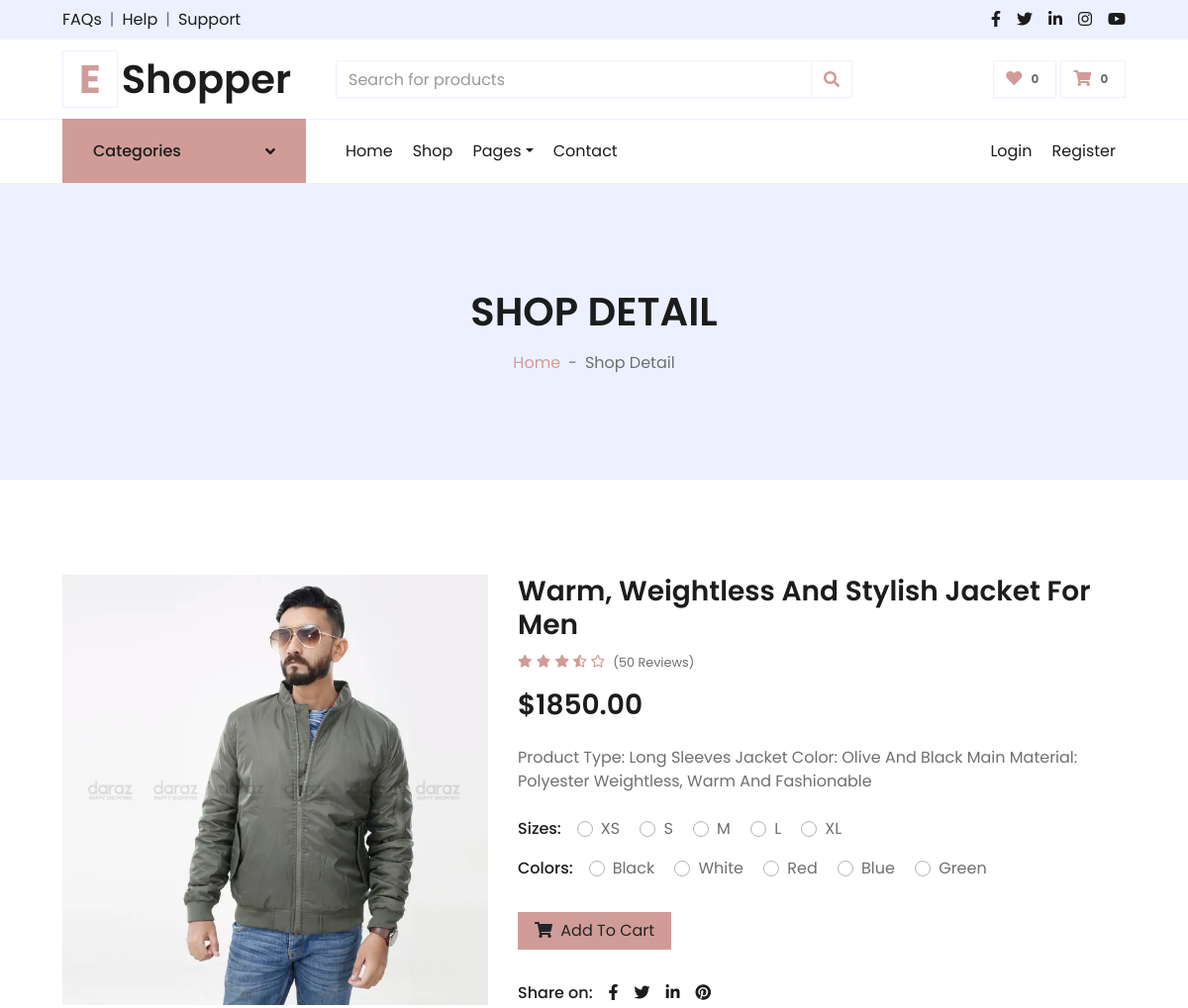
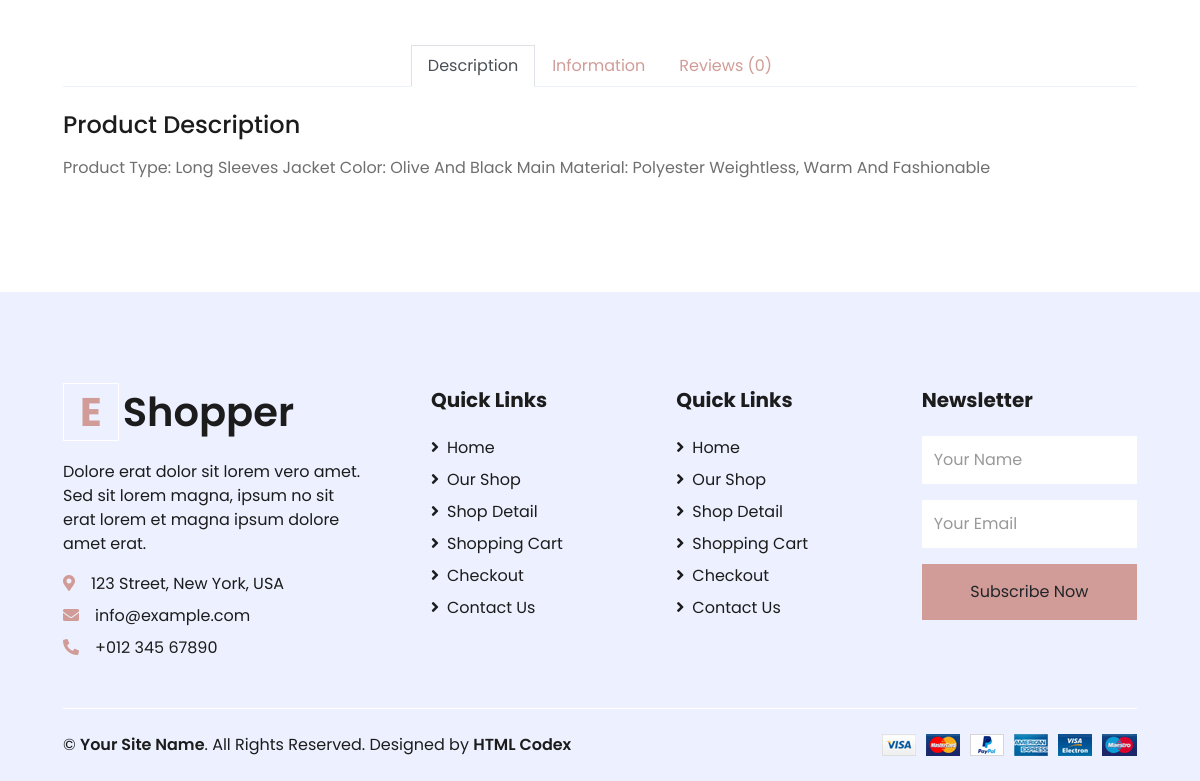
The app's page /store/mens-jacket/warm-weightless-and-stylish-jacket-for-men/ with its own data (2 pictures, top to bottom).
### store/models.py (models this page shows, shortened)
class Product(models.Model):
    name = models.CharField(max_length=100)
    slug = models.SlugField(max_length=150,unique=True)
    desc = models.TextField(blank=True)
    price = models.DecimalField(max_digits=10,decimal_places=2)
    image = models.ImageField(upload_to='images/product',blank=True)
    category = models.ForeignKey(Category,on_delete=models.CASCADE)
    is_available = models.BooleanField(default=True)
    stock = models.IntegerField()
    created_at = models.DateTimeField(auto_now_add=True)
    updated_at = models.DateTimeField(auto_now=True)

### store/views.py (the view)
# urls.py: path('<slug:category_slug>/<slug:product_slug>/',views.product_details,name='product_details'),
def product_details(request, category_slug, product_slug):
    try:
        product = Product.objects.get(category__slug=category_slug,slug=product_slug)
        in_cart = CartItem.objects.filter(cart__cart_id = _cart_id(request),product=product).exists()
    except:
        pass
    context = {
        'product': product,
        'in_cart': in_cart,
    }
    return render(request,'store/product_details.html',context)

### cart_app/context_processor.py (called while the page is built)
def counter(request):
    item_count = 0
    try:
        cart = Cart.objects.filter(cart_id = _cart_id(request))
        cart_item = CartItem.objects.all().filter(cart=cart[:1])
        for item in cart_item:
            item_count += item.quantity
    except:
        item_count = 0
    return dict(item_count=item_count)

### cart_app/views.py (called while the page is built)
def _cart_id(request):
    cart = request.session.session_key
    if not cart:
        cart = request.session.create()
    return cart

### category/context_processor.py (called while the page is built)
def get_category(request):
    category = Category.objects.all()
    return dict(category=category)

### templates/store/product_details.html (shortened to what this page needs)
{% extends 'base.html' %}
{% load static %}
{% block content %}
<div class="container-fluid">
    <div class="row border-top px-xl-5">
        <div class="col-lg-3 d-none d-lg-block">
            <a class="btn shadow-none d-flex align-items-center justify-content-between bg-primary text-white w-100" data-toggle="collapse" href="#navbar-vertical" style="height: 65px; margin-top: -1px; padding: 0 30px;">
                <h6 class="m-0">Categories</h6>
                <i class="fa fa-angle-down text-dark"></i>
            </a>
        </div>
        <div class="col-lg-9">
            <nav class="navbar navbar-expand-lg bg-light navbar-light py-3 py-lg-0 px-0">
                <div class="collapse navbar-collapse justify-content-between" id="navbarCollapse">
                    <div class="navbar-nav mr-auto py-0">
                        <a href="{% url 'home' %}" class="nav-item nav-link">Home</a>
                        <a href="{% url 'store' %}" class="nav-item nav-link">Shop</a>
                        <div class="nav-item dropdown">
                            <a href="#" class="nav-link dropdown-toggle" data-toggle="dropdown">Pages</a>
                        </div>
                        <a href="contact.html" class="nav-item nav-link">Contact</a>
                    </div>
                    <div class="navbar-nav ml-auto py-0">
                        <a href="" class="nav-item nav-link">Login</a>
                        <a href="" class="nav-item nav-link">Register</a>
                    </div>
                </div>
            </nav>
        </div>
    </div>
</div>
    <div class="container-fluid bg-secondary mb-5">
        <div class="d-flex flex-column align-items-center justify-content-center" style="min-height: 300px">
            <h1 class="font-weight-semi-bold text-uppercase mb-3">Shop Detail</h1>
            <div class="d-inline-flex">
                <p class="m-0"><a href="">Home</a></p>
                <p class="m-0 px-2">-</p>
                <p class="m-0">Shop Detail</p>
            </div>
        </div>
    </div>
     <div class="container-fluid py-5">
        <div class="row px-xl-5">
            <div class="col-lg-5 pb-5">
                <img class="w-100 h-100" src="{{product.image.url}}" alt="Image">
            </div>
            <div class="col-lg-7 pb-5">
                <h3 class="font-weight-semi-bold">{{product.name}}</h3>
                <div class="d-flex mb-3">
                    <div class="text-primary mr-2">
                        <small class="fas fa-star"></small>
                        <small class="fas fa-star"></small>
                        <small class="fas fa-star"></small>
                        <small class="fas fa-star-half-alt"></small>
                        <small class="far fa-star"></small>
                    </div>
                    <small class="pt-1">(50 Reviews)</small>
                </div>
                <h3 class="font-weight-semi-bold mb-4">${{product.price}}</h3>
                <p class="mb-4">{{product.desc}}</p>
                <div class="d-flex mb-3">
                    <p class="text-dark font-weight-medium mb-0 mr-3">Sizes:</p>
                    <form>
                        <div class="custom-control custom-radio custom-control-inline">
                            <label class="custom-control-label" for="size-1">XS</label>
                        </div>
                        <div class="custom-control custom-radio custom-control-inline">
                            <label class="custom-control-label" for="size-2">S</label>
                        </div>
                        <div class="custom-control custom-radio custom-control-inline">
                            <label class="custom-control-label" for="size-3">M</label>
                        </div>
                        <div class="custom-control custom-radio custom-control-inline">
                            <label class="custom-control-label" for="size-4">L</label>
                        </div>
                        <div class="custom-control custom-radio custom-control-inline">
                            <label class="custom-control-label" for="size-5">XL</label>
                        </div>
                    </form>
                </div>
                <div class="d-flex mb-4">
                    <p class="text-dark font-weight-medium mb-0 mr-3">Colors:</p>
                    <form>
                        <div class="custom-control custom-radio custom-control-inline">
                            <label class="custom-control-label" for="color-1">Black</label>
                        </div>
                        <div class="custom-control custom-radio custom-control-inline">
                            <label class="custom-control-label" for="color-2">White</label>
                        </div>
                        <div class="custom-control custom-radio custom-control-inline">
                            <label class="custom-control-label" for="color-3">Red</label>
                        </div>
                        <div class="custom-control custom-radio custom-control-inline">
                            <label class="custom-control-label" for="color-4">Blue</label>
                        </div>
                        <div class="custom-control custom-radio custom-control-inline">
                            <label class="custom-control-label" for="color-5">Green</label>
                        </div>
                    </form>
                </div>
                <div class="d-flex align-items-center mb-4 pt-2">
                    {% if product.stock <= 0 %}
                    <h5 class='text-danger'>out of stock</h5>
                    {% else %}
                        {% if in_cart %}
                        <a href="{% url 'cart'  %}" class="btn btn-success px-3"><i class="fa fa-check mr-1"></i> Already added to cart</a>
                        {% else %}
                        <a href="{% url 'add_cart' product.id %}" class="btn btn-primary px-3"><i class="fa fa-shopping-cart mr-1"></i> Add To Cart</a>
                        {% endif %}
                    {% endif %}
                </div>
                <div class="d-flex pt-2">
                    <p class="text-dark font-weight-medium mb-0 mr-2">Share on:</p>
                    <div class="d-inline-flex">
                        <a class="text-dark px-2" href="">
                            <i class="fab fa-facebook-f"></i>
                        </a>
                        <a class="text-dark px-2" href="">
                            <i class="fab fa-twitter"></i>
                        </a>
                        <a class="text-dark px-2" href="">
                            <i class="fab fa-linkedin-in"></i>
                        </a>
                        <a class="text-dark px-2" href="">
                            <i class="fab fa-pinterest"></i>
                        </a>
                    </div>
                </div>
            </div>
        </div>
        <div class="row px-xl-5">
            <div class="col">
                <div class="nav nav-tabs justify-content-center border-secondary mb-4">
                    <a class="nav-item nav-link active" data-toggle="tab" href="#tab-pane-1">Description</a>
                    <a class="nav-item nav-link" data-toggle="tab" href="#tab-pane-2">Information</a>
                    <a class="nav-item nav-link" data-toggle="tab" href="#tab-pane-3">Reviews (0)</a>
                </div>
                <div class="tab-content">
                    <div class="tab-pane fade show active" id="tab-pane-1">
                        <h4 class="mb-3">Product Description</h4>
                        <p>{{product.desc}}</p>
                    </div>
                </div>
            </div>
        </div>
    </div>
{% endblock %}

### records on screen
Product: image (picture), name "Warm, Weightless And Stylish Jacket For Men", price "1850.00", desc "Product Type: Long Sleeves Jacket Color: Olive And Black Main Material: Polyester Weightless, Warm And Fashionable"

### other values on screen
{{ item_count }} "0"
